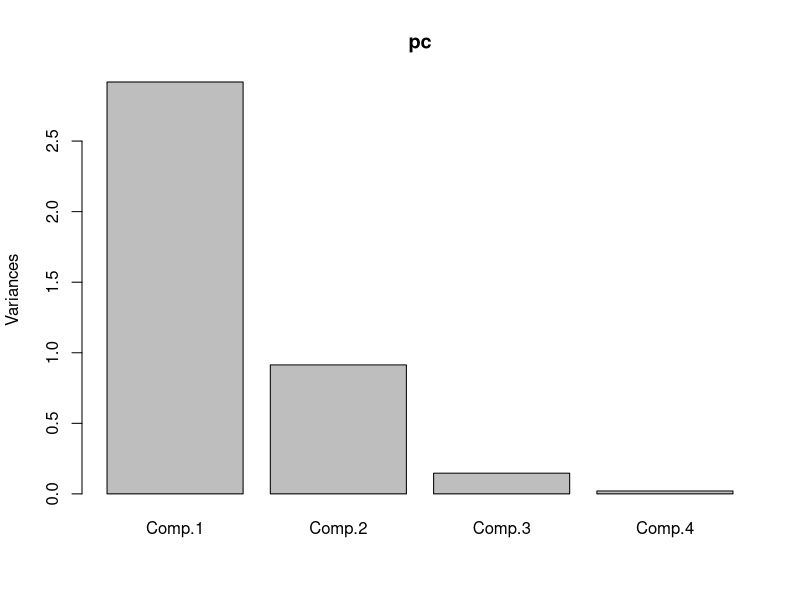

Generate this figure with R:
x<-c(1,7,8,10)
y<-c(6,7,18,20)

sqrt(sum((x-y)^2))
data(iris)
pc<-princomp(iris[,1:4], cor=T, score=T)
plot(pc)
a<-c(5,20,50)
(a-5)/(50-5)
